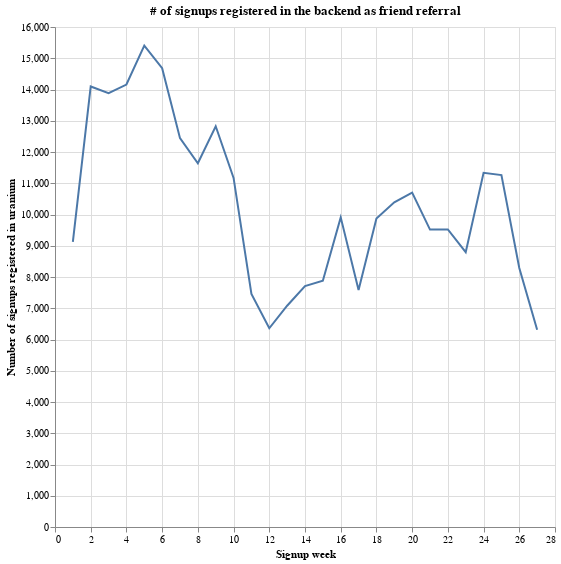

Notebook source saved alongside this figure:
### Markdown cell above
#### Hypothesis 1. This is just an attribution problem - people still sign up with friend referral codes. 
 
 The way to check this is to not look at marketing attribution (that is generated from snowplow data) but rather from the backend data from uranium. 
 
- Number of friend referral signups in the backend also decreased: our attribution is hence still working as intended. What pushes friend referrals down is a lower % of users entering a promo code.

### Code cell
df = pd.read_csv("low_promo_code.csv")

# total signups daily.
df["user_created"] = pd.to_datetime(df["user_created"])
df = df.loc[df["user_created"] < pd.to_datetime("2020-07-05"), :]
df["user_created"] = pd.to_datetime(df["user_created"]).dt.week

df["referral"] = 0
df.loc[df["status"].isna() == False, "referral"] = 1
df = df.groupby(["user_created"])["referral"].agg("sum").reset_index()

alt.Chart(df).mark_line().encode(
    x=alt.X("user_created:Q", axis=alt.Axis(title="Signup week")),
    y=alt.Y(
        "referral:Q", axis=alt.Axis(title="Number of signups registered in uranium")
    ),
).properties(
    width=500,
    height=500,
    title="# of signups registered in the backend as friend referral",
)

### Figure 1 — Vega-Lite specification as saved in the notebook (floating-point values rounded to 4 significant figures)
{"config": {"view": {"continuousWidth": 400, "continuousHeight": 300}}, "data": {"name": "data-274d5a4a490ba6b47cc78d72690299cc"}, "mark": "line", "encoding": {"x": {"type": "quantitative", "axis": {"title": "Signup week"}, "field": "user_created"}, "y": {"type": "quantitative", "axis": {"title": "Number of signups registered in uranium"}, "field": "referral"}}, "height": 500, "title": "# of signups registered in the backend as friend referral", "width": 500, "$schema": "https://vega.github.io/schema/vega-lite/v4.0.2.json", "datasets": {"data-274d5a4a490ba6b47cc78d72690299cc": [{"user_created": 1, "referral": 9126}, {"user_created": 2, "referral": 14097}, {"user_created": 3, "referral": 13884}, {"user_created": 4, "referral": 14159}, {"user_created": 5, "referral": 15403}, {"user_created": 6, "referral": 14680}, {"user_created": 7, "referral": 12443}, {"user_created": 8, "referral": 11641}, {"user_created": 9, "referral": 12823}, {"user_created": 10, "referral": 11171}, {"user_created": 11, "referral": 7458}, {"user_created": 12, "referral": 6359}, {"user_created": 13, "referral": 7080}, {"user_created": 14, "referral": 7708}, {"user_created": 15, "referral": 7878}, {"user_created": 16, "referral": 9908}, {"user_created": 17, "referral": 7584}, {"user_created": 18, "referral": 9874}, {"user_created": 19, "referral": 10391}, {"user_created": 20, "referral": 10702}, {"user_created": 21, "referral": 9517}, {"user_created": 22, "referral": 9523}, {"user_created": 23, "referral": 8794}, {"user_created": 24, "referral": 11335}, {"user_created": 25, "referral": 11263}, {"user_created": 26, "referral": 8291}, {"user_created": 27, "referral": 6314}]}}
